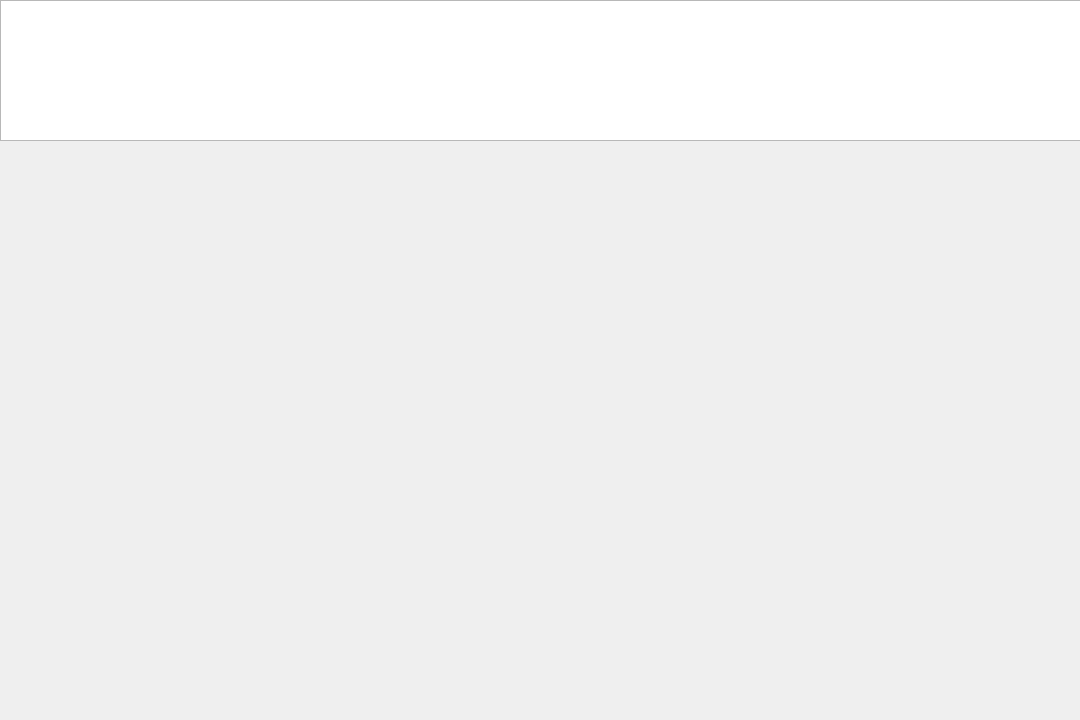
<?xml version="1.0" encoding="UTF-8"?>
<ui version="4.0">
 <class>Widget</class>
 <widget class="QWidget" name="Widget">
  <property name="geometry">
   <rect>
    <x>0</x>
    <y>0</y>
    <width>1080</width>
    <height>720</height>
   </rect>
  </property>
  <property name="sizePolicy">
   <sizepolicy hsizetype="Preferred" vsizetype="Preferred">
    <horstretch>0</horstretch>
    <verstretch>0</verstretch>
   </sizepolicy>
  </property>
  <property name="minimumSize">
   <size>
    <width>1080</width>
    <height>720</height>
   </size>
  </property>
  <property name="maximumSize">
   <size>
    <width>65536</width>
    <height>65536</height>
   </size>
  </property>
  <property name="windowTitle">
   <string>Widget</string>
  </property>
  <widget class="QLabel" name="label">
   <property name="geometry">
    <rect>
     <x>10</x>
     <y>140</y>
     <width>501</width>
     <height>181</height>
    </rect>
   </property>
   <property name="text">
    <string/>
   </property>
   <property name="scaledContents">
    <bool>true</bool>
   </property>
  </widget>
  <widget class="QPlainTextEdit" name="plainTextEdit">
   <property name="geometry">
    <rect>
     <x>0</x>
     <y>0</y>
     <width>1081</width>
     <height>141</height>
    </rect>
   </property>
  </widget>
 </widget>
 <resources/>
 <connections/>
</ui>
